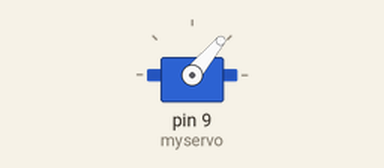
Recording of a sketch running on a simulated Arduino Uno, built with avr-gcc and run on an emulated ATmega328P. On the bench: servo.

Above: at 0.27 s.
At 7.01 s:
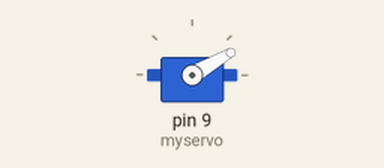
At 21.0 s:
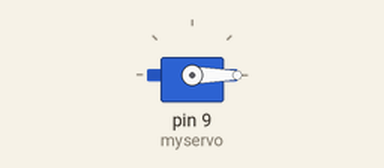
At 35.9 s:
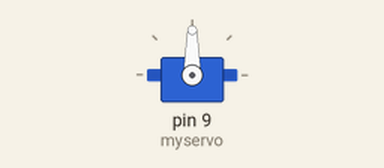
Timing chart, 0 to 37.4 s (numbered marks = the images above):
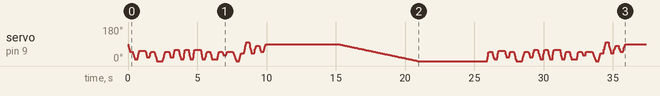

The sketch:

H_nschen_klein.ino
```cpp
#include <VarSpeedServo.h>

VarSpeedServo myservo;

void setup() {
  myservo.attach(9);
}

void loop() {
  myservo.write(50, 250, true);
  delay(200);

  myservo.write(10, 180, true);
  delay(200);

  myservo.write(55, 180, true);
  delay(400);

  myservo.write(20, 190, true);
  delay(200);

  myservo.write(50, 160, true);
  delay(200);

  myservo.write(0, 160, true);
  delay(400);

//=======

  myservo.write(50, 130, true);
  delay(200);

  myservo.write(20, 160, true);
  delay(200);

  myservo.write(60, 180, true);
  delay(200);

  myservo.write(10, 190, true);
  delay(200);

  myservo.write(60, 250, true);
  delay(200);

  myservo.write(10, 250, true);
  delay(200);

  myservo.write(60, 250, true);
  delay(400);

//=======

  myservo.write(10, 250, true);
  delay(200);

  myservo.write(50, 190, true);
  delay(200);

  myservo.write(10, 190, true);
  delay(400);

  myservo.write(50, 200, true);
  delay(200);

  myservo.write(30, 170, true);
  delay(200);

  myservo.write(50, 170, true);
  delay(400);

//=======

  myservo.write(0, 130, true);
  delay(200);

  myservo.write(40, 180, true);
  delay(200);

  myservo.write(100, 250, true);
  delay(200);

  myservo.write(40, 250, true);
  delay(200);

  myservo.write(80, 170, true);
  delay(200);

  myservo.write(50, 170, true);
  delay(200);

  myservo.write(90, 170, true);
  delay(200);


  delay(5000);
  myservo.write(0, 10, true);
  delay(5000);
}
```
